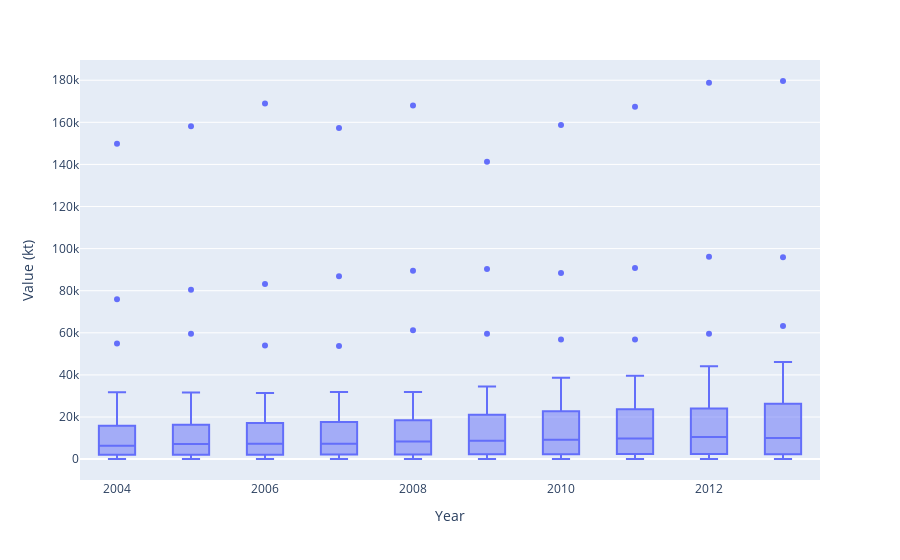

Source (notebook cell):
### Code cell
box_plot = px.box(total_production, x='Year', y='Value (kt)')
box_plot.show()

### Figure 1 — Plotly figure (JSON) as saved in the notebook; plotly's stock layout.template omitted (floating-point values rounded to 4 significant figures; data arrays with more than 128 entries replaced by an {"elided": "..."} marker saying what was removed)
{"data": [{"alignmentgroup": "True", "hovertemplate": "Year=%{x}<br>Value (kt)=%{y}<extra></extra>", "legendgroup": "", "marker": {"color": "#636efa"}, "name": "", "notched": false, "offsetgroup": "", "orientation": "v", "showlegend": false, "type": "box", "x": {"elided": "450 int values"}, "x0": " ", "xaxis": "x", "y": {"elided": "450 int values"}, "y0": " ", "yaxis": "y"}], "layout": {"boxmode": "group", "legend": {"tracegroupgap": 0}, "margin": {"t": 60}, "xaxis": {"anchor": "y", "domain": [0, 1], "title": {"text": "Year"}}, "yaxis": {"anchor": "x", "domain": [0, 1], "title": {"text": "Value (kt)"}}}}
